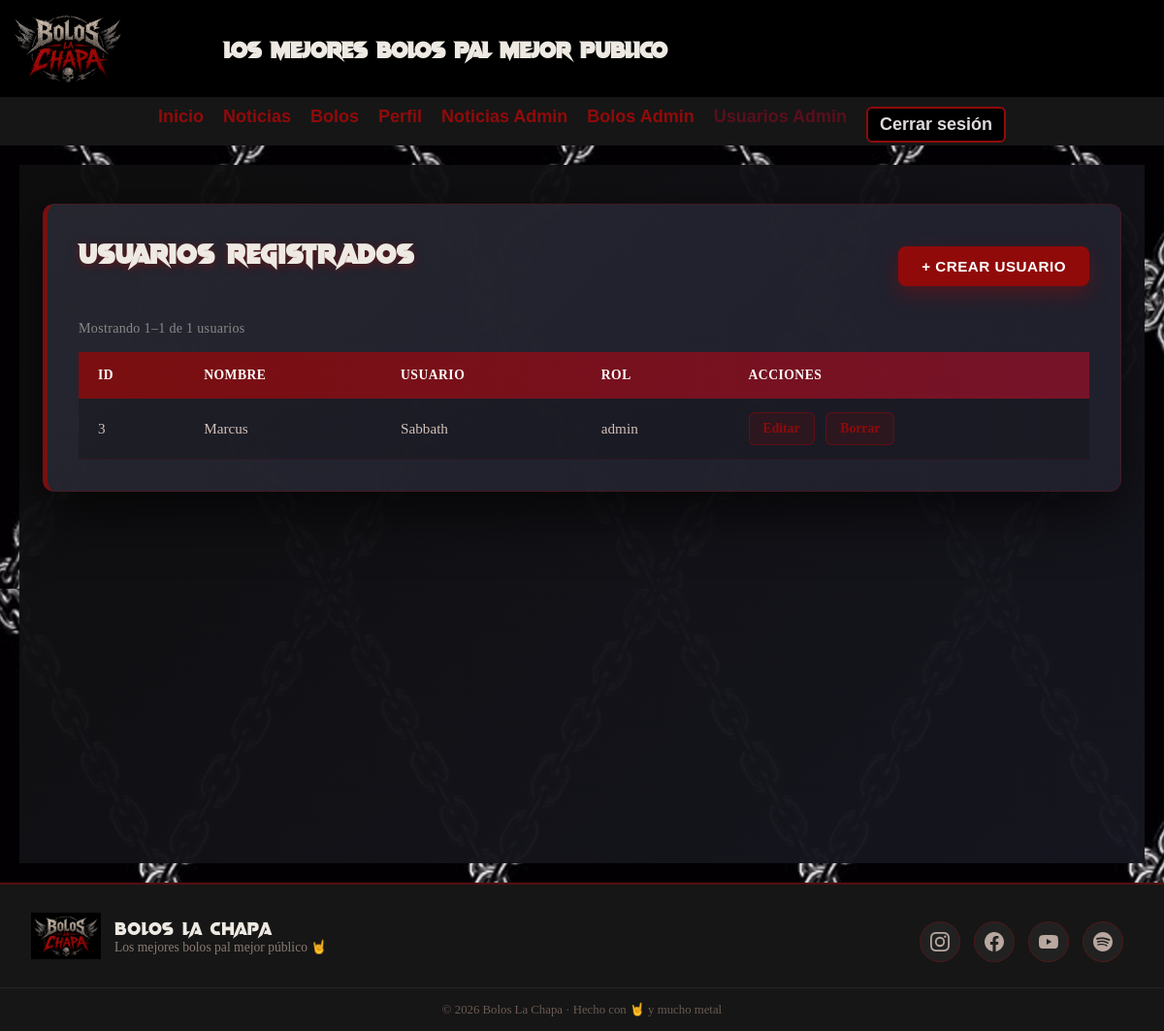
The page /php/admin/usuarioAdmin.php (signed in) on the database as committed earlier.
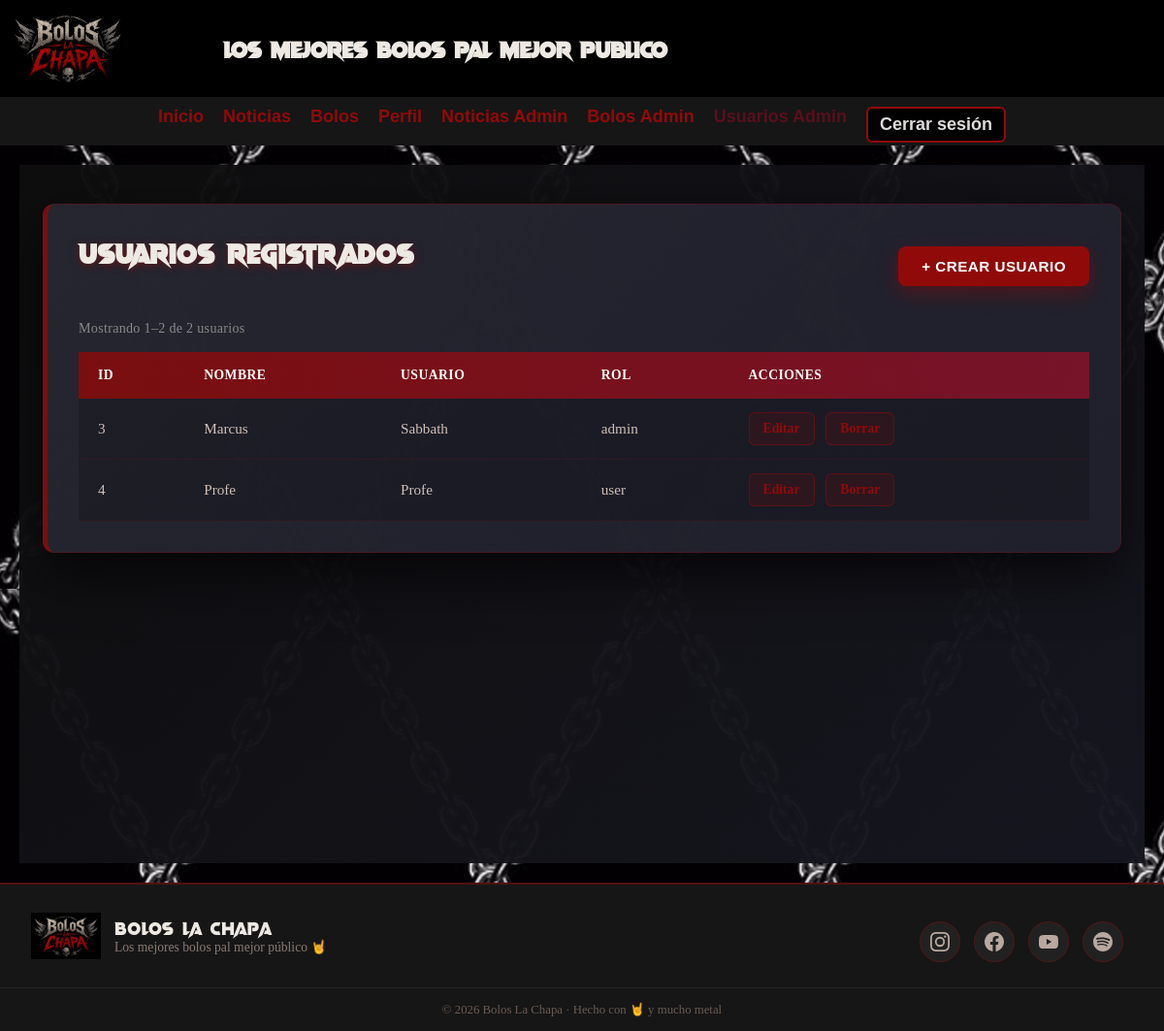
The same page on the database as committed later.
### tables this page shows
CREATE TABLE users_login (
    idLogin INT(11) NOT NULL AUTO_INCREMENT,
    idUser INT(11) NOT NULL,
    usuario VARCHAR(100) NOT NULL,
    password VARCHAR(255) NOT NULL,
    rol ENUM('admin','user') NOT NULL,
    PRIMARY KEY (idLogin),
    UNIQUE KEY idUser (idUser),
    UNIQUE KEY usuario (usuario),
    CONSTRAINT fk_login_user FOREIGN KEY (idUser) REFERENCES users_data (idUser) ON DELETE CASCADE ON UPDATE CASCADE
);

CREATE TABLE users_data (
    idUser INT(11) NOT NULL AUTO_INCREMENT,
    nombre VARCHAR(100) NOT NULL,
    apellidos VARCHAR(150) NOT NULL,
    email VARCHAR(150) NOT NULL,
    telefono VARCHAR(20) NOT NULL,
    fecha_nacimiento DATE NOT NULL,
    direccion VARCHAR(255) DEFAULT NULL,
    sexo ENUM('Hombre','Mujer','Otro') DEFAULT NULL,
    PRIMARY KEY (idUser),
    UNIQUE KEY email (email)
);

### includes/models/Usuarios.php (called while the page is built, shortened)
<?php
class Usuarios
{
    public static function getAllConTotal(int $pagina, int $porPagina): array
    {
        $db = Database::connect();
        $stmt = $db->prepare('SELECT COUNT(*) AS total FROM users_login');
        $stmt->execute();
        $total = (int) $stmt->get_result()->fetch_assoc()['total'];
        $offset = ($pagina - 1) * $porPagina;
        $stmt = $db->prepare(
            'SELECT l.idUser, l.usuario, l.rol, d.nombre, d.apellidos, d.email
             FROM users_login l
             INNER JOIN users_data d ON l.idUser = d.idUser
             ORDER BY l.idUser ASC
             LIMIT ? OFFSET ?'
        );
        $stmt->bind_param('ii', $porPagina, $offset);
        $stmt->execute();
        return [
            'total'   => $total,
            'usuarios' => $stmt->get_result()->fetch_all(MYSQLI_ASSOC),
        ];
    }
}

### php/admin/usuarioAdmin.php (the view, shortened to what this page needs)
<?php
$porPagina = 8;
$paginaActual = max(1, (int) ($_GET['pag'] ?? 1));
$resultado = Usuarios::getAllConTotal($paginaActual, $porPagina);
$usuarios = $resultado['usuarios'];
$totalUsuarios = $resultado['total'];
$totalPaginas = max(1, (int) ceil($totalUsuarios / $porPagina));
$paginaActual = min($paginaActual, $totalPaginas);
$pagina = "usuariosAdmin";
?>
<!DOCTYPE html>
<html lang="es">
<head>
<link rel="stylesheet" href="../../estilos/admin.css">
</head>
<body>
<header>
<img class="logo" src="../../imagenes/LogoBolosLaChapa.png" alt="Logo">
<h2 class="tituloPrincipal">LOS MEJORES BOLOS PAL MEJOR PUBLICO</h2>
</header>
<?php
    $rutaBase = "../../";
    include("../partials/navBar.php");
?>
<main class="mainAdmin">
<div class="panelAdmin panelAdminTabla">
<div class="encabezadoNoticiasAdmin">
    <h2 class="h2Main">Usuarios registrados</h2>
    <button type="button" class="btnCrearModal" id="btnAbrirModal">+ Crear usuario</button>
</div>
<?php if ($totalUsuarios > 0): ?>
    <p class="infoPaginacion">
        <?php
            $desde = ($paginaActual - 1) * $porPagina + 1;
            $hasta = min($paginaActual * $porPagina, $totalUsuarios);
            echo "Mostrando {$desde}–{$hasta} de {$totalUsuarios} usuarios";
        ?>
    </p>
<?php endif; ?>
<div class="tablaWrap">
<table class="tablaConciertos">
<tr>
<th>ID</th>
<th>Nombre</th>
<th>Usuario</th>
<th>Rol</th>
<th>Acciones</th>
</tr>
<?php foreach($usuarios as $fila){ ?>
<tr>
<td><?php echo (int) $fila['idUser']; ?></td>
<td><?php echo htmlspecialchars($fila['nombre'] ?? ''); ?></td>
<td><?php echo htmlspecialchars($fila['usuario']); ?></td>
<td><?php echo htmlspecialchars($fila['rol']); ?></td>
<td class="tablaAdminAccion">
<a href="?editar=<?php echo (int) $fila['idUser']; ?>">Editar</a>
<a href="?borrar=<?php echo (int) $fila['idUser']; ?>">Borrar</a>
</td>
</tr>
<?php } ?>
</table>
</div>
</div>
</main>
<?php include("../partials/footer.php"); ?>
</body>
</html>

### php/partials/navBar.php (shortened to what this page needs)
<?php
$rutaBase = isset($rutaBase) ? $rutaBase : "";
?>
<nav>
    <ul class="ulNav">
        <li>
            <a class="<?= ($pagina == 'inicio') ? 'seleccionado' : ''; ?>"
               href="<?= $rutaBase; ?>index.php">
               Inicio
            </a>
        </li>
        <li>
            <a class="<?= ($pagina == 'noticias') ? 'seleccionado' : ''; ?>"
               href="<?= $rutaBase; ?>php/Noticias.php">
               Noticias
            </a>
        </li>
        <?php if(isset($_SESSION['usuario'])){ ?>
        <li>
            <a class="<?= ($pagina == 'bolos') ? 'seleccionado' : ''; ?>"
               href="<?= $rutaBase; ?>php/bolos.php">
               Bolos
            </a>
        </li>
        <li>
            <a class="<?= ($pagina == 'perfil') ? 'seleccionado' : ''; ?>"
               href="<?= $rutaBase; ?>php/perfil.php">
               Perfil
            </a>
        </li>
        <?php if(isset($_SESSION['rol']) && $_SESSION['rol'] === 'admin'){ ?>
        <li>
            <a class="<?= ($pagina == 'noticiasAdmin') ? 'seleccionado' : ''; ?>"
               href="<?= $rutaBase; ?>php/admin/noticiasAdmin.php">
               Noticias Admin
            </a>
        </li>
        <li>
            <a class="<?= ($pagina == 'bolosAdmin') ? 'seleccionado' : ''; ?>"
               href="<?= $rutaBase; ?>php/admin/bolosAdmin.php">
               Bolos Admin
            </a>
        </li>
        <li>
            <a class="<?= ($pagina == 'usuariosAdmin') ? 'seleccionado' : ''; ?>"
               href="<?= $rutaBase; ?>php/admin/usuarioAdmin.php">
            </a>
        </li>
        <?php } ?>
        <button class="btnLog">
            <a href="<?= $rutaBase; ?>php/logout.php">Cerrar sesión</a>
        </button>
     <?php } else { ?>
        <button class="btnLog">
            <a href="<?= $rutaBase; ?>php/login.php">Iniciar sesión</a>
        </button>
    <?php } ?>
    </ul>
</nav>

### php/partials/footer.php (shortened to what this page needs)
<?php
$rutaBase = isset($rutaBase) ? $rutaBase : "";
?>
<footer class="piePagina">
    <div class="pieContenido">
        <div class="pieMarca">
            <img class="pieLogo" src="<?= $rutaBase ?>imagenes/LogoBolosLaChapa.png" alt="Logo Bolos La Chapa">
            <div>
                <p class="pieTitulo">Bolos La Chapa</p>
                <p class="pieLema">Los mejores bolos pal mejor público 🤘</p>
            </div>
        </div>
        <nav class="pieRedes" aria-label="Redes sociales">
            <a href="https://www.instagram.com" target="_blank" rel="noopener" aria-label="Instagram" title="Instagram">
            </a>
            <a href="https://www.facebook.com" target="_blank" rel="noopener" aria-label="Facebook" title="Facebook">
            </a>
            <a href="https://www.youtube.com" target="_blank" rel="noopener" aria-label="YouTube" title="YouTube">
            </a>
            <a href="https://www.spotify.com" target="_blank" rel="noopener" aria-label="Spotify" title="Spotify">
            </a>
        </nav>
    </div>
    <div class="pieCopyright">
        <p>© <?= date('Y') ?> Bolos La Chapa · Hecho con 🤘 y mucho metal</p>
    </div>
</footer>

### estilos/admin.css (style rules this page uses)
.mainAdmin { flex: 1; display: flex; flex-direction: column; gap: 32px; padding: 40px 24px; background: linear-gradient(135deg, rgba(14, 14, 14, 0.97) 0%, rgba(22, 22, 32, 0.97) 100%); min-height: calc(100vh - 80px); }
.panelAdmin { background: linear-gradient(135deg, rgba(40, 40, 50, 0.95) 0%, rgba(32, 32, 45, 0.95) 100%); border: 1px solid rgba(145, 10, 10, 0.3); border-left: 5px solid rgba(145, 10, 10, 0.8); border-radius: 12px; padding: 32px; color: white; box-shadow: 0 20px 60px rgba(0, 0, 0, 0.7); }
.panelAdminFormulario, .panelAdminTabla { margin: 0; }
.panelAdmin .h2Main { font-family: "VampireWars", sans-serif; font-size: 1.8em; color: rgb(238, 234, 227); margin: 0 0 28px 0; letter-spacing: 1px; text-transform: uppercase; text-shadow: 0 2px 8px rgba(145, 10, 10, 0.5); }
.tablaWrap { overflow-x: auto; }
.tablaConciertos { width: 100%; border-collapse: collapse; background: rgba(0, 0, 0, 0.2); }
.tablaConciertos thead, .tablaConciertos tr:first-child { background: linear-gradient(90deg, rgba(145, 10, 10, 0.8), rgba(180, 15, 45, 0.6)); }
.tablaConciertos th { padding: 16px 20px; text-align: left; color: white; font-weight: 700; text-transform: uppercase; font-size: 0.85em; letter-spacing: 0.5px; border: none; }
.tablaConciertos td { padding: 14px 20px; border-bottom: 1px solid rgba(145, 10, 10, 0.15); color: #d0c0b8; font-size: 0.95em; }
.tablaAdminAccion { white-space: nowrap; color: #b8a8a0; }
.tablaAdminAccion a { display: inline-block; padding: 8px 14px; border-radius: 6px; border: 1px solid rgba(145, 10, 10, 0.5); background: rgba(145, 10, 10, 0.15); color: rgb(145, 10, 10); text-decoration: none; font-weight: 600; font-size: 0.9em; transition: all 0.25s ease; }
.tablaAdminAccion a + a { margin-left: 8px; }
.encabezadoNoticiasAdmin { display: flex; justify-content: space-between; align-items: center; gap: 20px; margin-bottom: 24px; flex-wrap: wrap; }
.btnCrearModal { padding: 12px 24px; background: linear-gradient(135deg, rgb(145, 10, 10) 0%, rgb(145, 10, 10) 100%); color: white; border: none; border-radius: 8px; font-weight: 700; text-transform: uppercase; letter-spacing: 0.5px; cursor: pointer; transition: all 0.3s ease; white-space: nowrap; font-size: 0.95em; box-shadow: 0 8px 20px rgba(145, 10, 10, 0.4); }

Rows that differ between the two databases and show on the page:
added users_login: idUser "4", idUser.nombre "Profe", usuario "Profe", rol "user"
Other text that changed with them:
$hasta: "1" → "2"
$totalUsuarios: "1" → "2"
